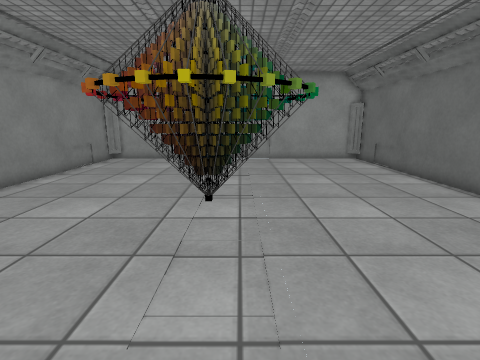
View 1 (above)

12 first-person views from a walk through a Unity game level. The camera is 1.2 m above the floor, tilts 12° down and sees 85° across. The floor is counted in squares, 0.5 m on a side. Each view is taken from the middle of a square. On the plan, view 1 faces up. The plan holds only what a view shows up to about 18 squares ahead; the rest is blank. The player is left out. Some surface patterns are stand-ins.

View 2
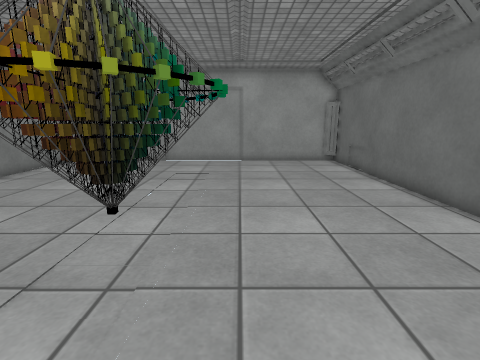

View 3
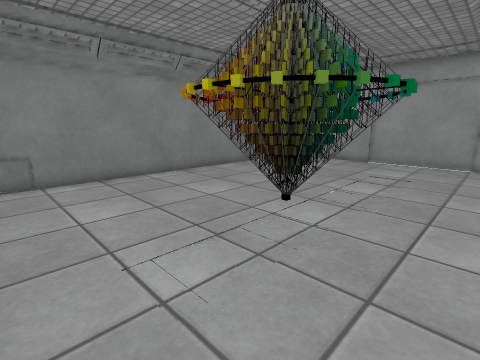

View 4
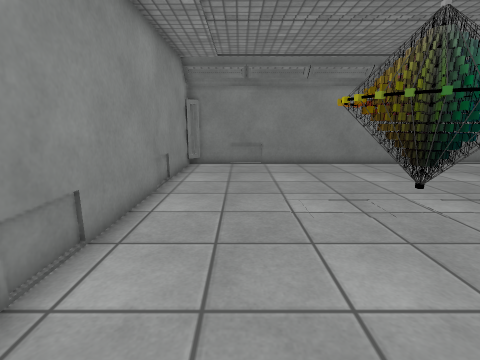

View 5
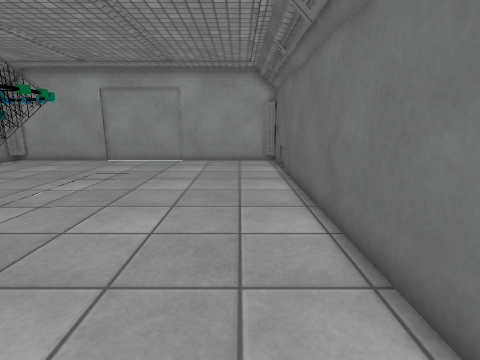

View 6
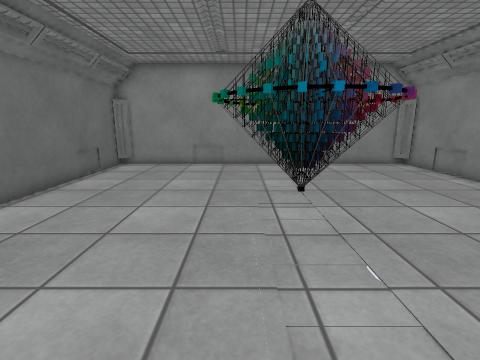

View 7
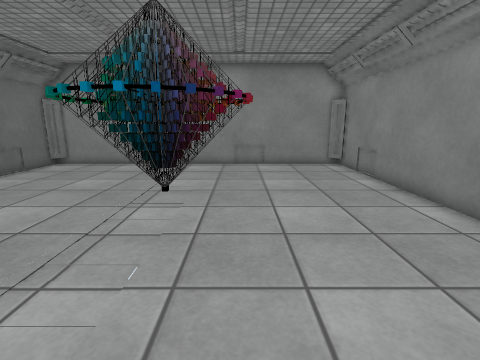

View 8
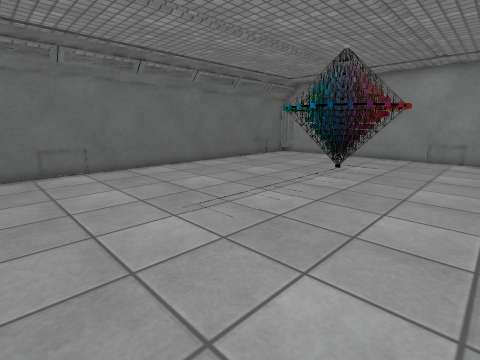

View 9
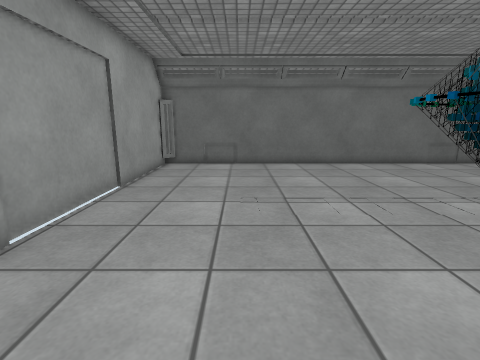

View 10
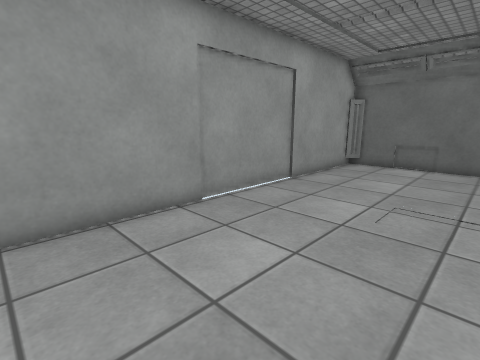

View 11
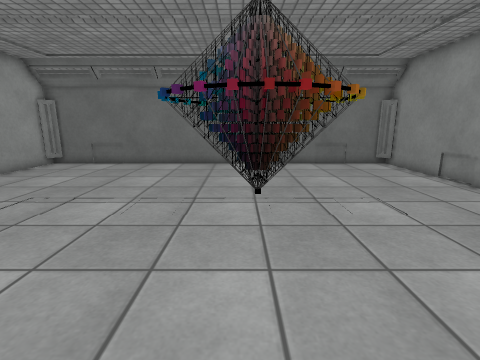

View 12
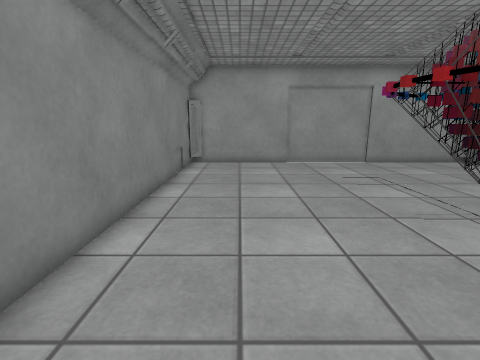

### Floor plan
Key: @ floor where view 1 was taken; # wall or solid block; . floor; O other object.
Columns run from 9 left of view 1 to 8 right of it. Each row starts with its distance up from view 1.
 19 ##################
 18 #................#
 17 #................#
 16 #................#
 15 #................#
 14 #................#
 13 #................#
 12 #................#
 11 #................#
 10 #................#
  9 #......OOO.......#
  8 #.....OOOOO......#
  7 #.....OOOOOO.....#
  6 #.....OOOOOO.....#
  5 #.....OOOOO......#
  4 #......OOO.......#
  3 #................#
  2 #................#
  1 #................#
  0 #........@.......#
 -1 #................#
 -2 ##################

Positions as (right, up) in squares from view 1, and headings:
1: (0, 0), facing up
2: (2, 1), facing up
3: (3, 1), facing up-left
4: (7, 1), facing left
5: (6, 1), facing up
6: (1, 14), facing down
7: (-3, 14), facing down
8: (-6, 18), facing down-right
9: (-8, 14), facing right
10: (-8, 12), facing up-right
11: (-8, 7), facing right
12: (-6, 2), facing up
